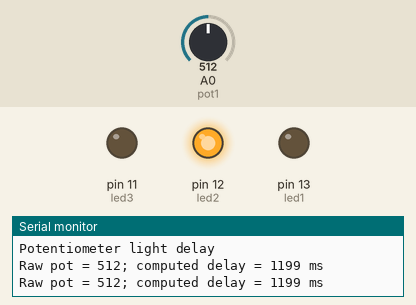
This sketch was run on a simulated Arduino Uno, built with avr-gcc and run on an emulated ATmega328P. Parts: output pins drawn as LEDs (lit = HIGH), the last lines printed to the serial monitor. Dashed ring = blinking. Inputs (shaded band) come from the test bench; at power-on: A0 (pot1) = 512.

Above: at 2.0 s.
2.1 s: A0 (pot1) set to 306
At 2.9 s:
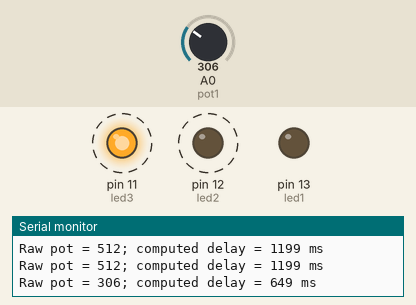
6.6 s: A0 (pot1) set to 122
At 7.03 s:
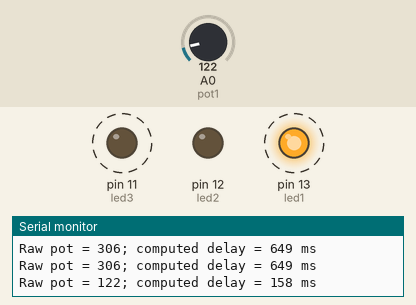
11.1 s: A0 (pot1) set to 90
Timing chart, 0 to 21.6 s (numbered marks = the images above; inputs shaded):
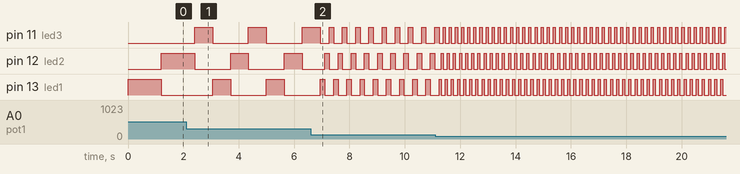

Measured:
- after the input at 6.6 s, pin 11 (led3): alternates HIGH for 0.16 s and LOW for 0.32 s, starting after 0.67 s; pin 12 (led2), pin 13 (led1): alternates HIGH for 0.16 s and LOW for 0.32 s, starting after 0.51 s
- after the input at 11.1 s, pin 11 (led3): alternates HIGH for 0.07 s and LOW for 0.15 s, starting after 0.29 s; pin 12 (led2), pin 13 (led1): alternates HIGH for 0.07 s and LOW for 0.15 s, starting after 0.21 s
- by itself, pin 11 (led3), pin 12 (led2), pin 13 (led1): alternates HIGH for 0.65 s and LOW for 1.3 s

The sketch:

potentiometer_delay_lights.ino
```cpp
/**
 * Use a potentiometer to control the cycle speed of three lights.
 *
 * By Scott Davey
 * www.coderdojorealm.com
 * April 2018
 *
 * Instructions;
 *
 * - connect three LEDs to the DIGITAL pins 11, 12 and 13
 * - connect the potentiometer's middle pin to ANALOG 0
 * - connect the potentiometer's left pin to the 3.3V pin
 * - connect the potentiometer's right pin to GND
 *
 * When it powers up, the LEDs will cycle at the delay speficied by
 * the potentiometer. Turn the knob to speed up or slow down the
 * cycle.
 *
 * Open the Arduino IDE's Serial Monitor (Tools > Serial Monitor) to
 * view the raw potentiometer value and the calculated delay.
 */

// The digital pins used for the three LEDs
const int led1 = 13;
const int led2 = 12;
const int led3 = 11;

// The analog port with the potentiometer
const int pot1 = 0;

// The maximum and minimum delay
const int delayMin = 100;
const int delayMax = 1500;

// the (measured) lowest and highest number from the potentiometer
//const float rawPotMin = 0;
//const float rawPotMax = 664;

// the (measured) lowest and highest number from the light-sensitive potentiometer
const float rawPotMin = 100;
const float rawPotMax = 662;

/**
 * Setup
 *
 * Runs once each time the board powers up
 */
void setup() {
  // initialize digital pin LED_BUILTIN as an output.
  pinMode(led1, OUTPUT);
  pinMode(led2, OUTPUT);
  pinMode(led3, OUTPUT);
  pinMode(pot1, INPUT);

  digitalWrite(led1, LOW);
  digitalWrite(led2, LOW);
  digitalWrite(led3, LOW);

  Serial.begin(9600);
  Serial.println("Potentiometer light delay");
}

/**
 * Loop
 *
 * The loop function runs over and over again forever
 */
void loop() {

  // the delay (in microseconds) between cycling each light
  int d;

  d = get_speed();
  digitalWrite(led1, HIGH);
  digitalWrite(led2, LOW);
  digitalWrite(led3, LOW);
  delay(d);

  d = get_speed();
  digitalWrite(led1, LOW);
  digitalWrite(led2, HIGH);
  digitalWrite(led3, LOW);
  delay(d);

  d = get_speed();
  digitalWrite(led1, LOW);
  digitalWrite(led2, LOW);
  digitalWrite(led3, HIGH);
  delay(d);
}


/**
 * Reads the potentiometer and returns the calculated speed in ms
 *
 * @return int
 */
int get_speed() {

  float rawPot = analogRead(pot1);

  float percentage = (rawPot - rawPotMin) / (rawPotMax - rawPotMin);

  // calculate as a number between min and max delay
  int d = delayMin + (percentage * delayMax);

  Serial.print("Raw pot = ");
  Serial.print(rawPot, 0);
  Serial.print("; computed delay = ");
  Serial.print(d);
  Serial.println(" ms");

  return d;
}
```
